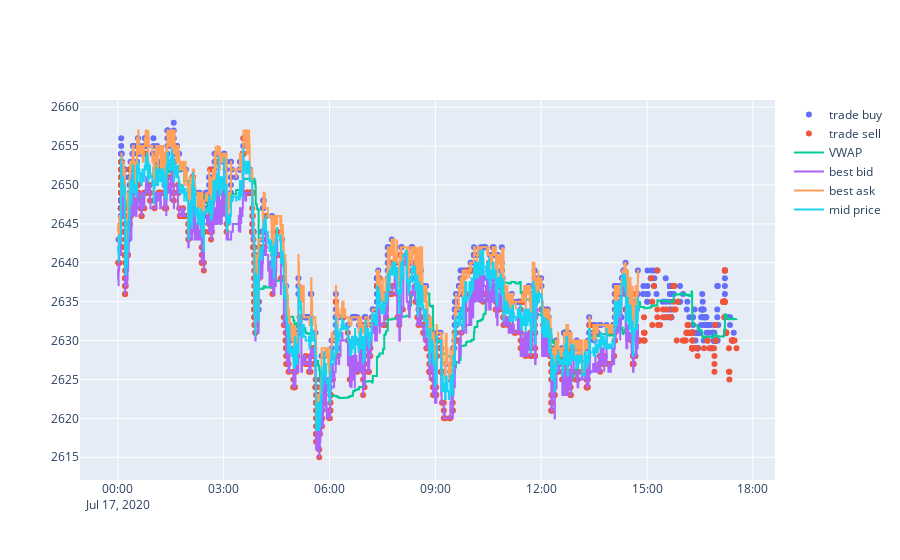

Notebook code cell kept with this figure:
### Markdown cell above
### Data Visualization

In this section, I use Plotly interactive graph to visualize the order book and trade data for a given time period.

### Code cell
df=df_trades.head(2000)

df['VWAP'] = (df['price'] * df['amount']).rolling(100).mean()/df['amount'].rolling(100).mean()

df_buy=df.query("side=='buy'")
df_sell=df.query("side=='sell'")

df1=df_orders.head(3000)

fig = make_subplots(rows=1, cols=1)

fig.add_trace(go.Scatter(x=df_buy['timestamp'], y=df_buy['price'],mode="markers",name='trade buy'),row=1, col=1)
fig.add_trace(go.Scatter(x=df_sell['timestamp'], y=df_sell['price'],mode="markers",name='trade sell'),row=1, col=1)
fig.add_trace(go.Scatter(x=df['timestamp'], y=df['VWAP'],name='VWAP',line_shape='hv'),row=1, col=1)

fig.add_trace(go.Scatter(x=df1['lastUpdated'], y=df1['best_bid'],name='best bid',line_shape='hv'),row=1, col=1)
fig.add_trace(go.Scatter(x=df1['lastUpdated'], y=df1['best_ask'],name='best ask',line_shape='hv'),row=1, col=1)
fig.add_trace(go.Scatter(x=df1['lastUpdated'], y=df1['mid_price'],name='mid price',line_shape='hv'),row=1, col=1)
# fig.add_trace(go.Scatter(x=df1['lastUpdated'], y=df1['Q1_ask'],name='Q1_ask',line_shape='hv'),row=1, col=1)
# fig.add_trace(go.Scatter(x=df1['lastUpdated'], y=df1['Q1_bid'],name='Q1_bid',line_shape='hv'),row=1, col=1)

### Figure 1 — Plotly figure (JSON) as saved in the notebook; plotly's stock layout.template omitted (floating-point values rounded to 4 significant figures; data arrays with more than 128 entries replaced by an {"elided": "..."} marker saying what was removed)
{"data": [{"mode": "markers", "name": "trade buy", "type": "scatter", "x": {"elided": "983 str values"}, "xaxis": "x", "y": {"elided": "983 int values"}, "yaxis": "y"}, {"mode": "markers", "name": "trade sell", "type": "scatter", "x": {"elided": "1017 str values"}, "xaxis": "x", "y": {"elided": "1017 int values"}, "yaxis": "y"}, {"line": {"shape": "hv"}, "name": "VWAP", "type": "scatter", "x": {"elided": "2000 str values"}, "xaxis": "x", "y": {"elided": "2000 float values"}, "yaxis": "y"}, {"line": {"shape": "hv"}, "name": "best bid", "type": "scatter", "x": {"elided": "3000 str values"}, "xaxis": "x", "y": {"elided": "3000 int values"}, "yaxis": "y"}, {"line": {"shape": "hv"}, "name": "best ask", "type": "scatter", "x": {"elided": "3000 str values"}, "xaxis": "x", "y": {"elided": "3000 int values"}, "yaxis": "y"}, {"line": {"shape": "hv"}, "name": "mid price", "type": "scatter", "x": {"elided": "3000 str values"}, "xaxis": "x", "y": {"elided": "3000 float values"}, "yaxis": "y"}], "layout": {"xaxis": {"anchor": "y", "domain": [0, 1]}, "yaxis": {"anchor": "x", "domain": [0, 1]}}}
